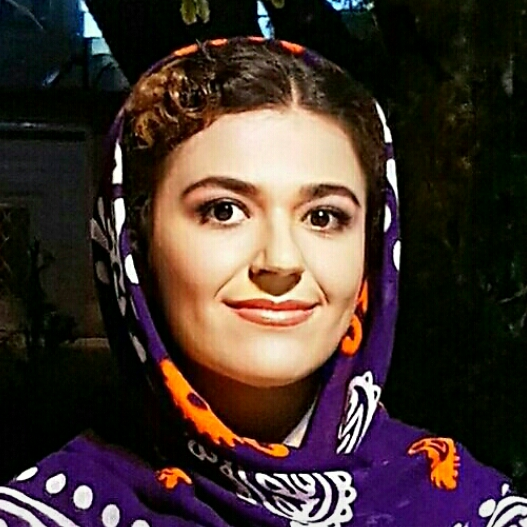
%> input picture 7/Marjan.jpg, 527 x 527 px
$ octave s41.m   (GNU Octave 9; MATLAB toolbox functions it lacks are replaced by stand-ins)
%> lines starting %> are read from the running program, lines starting %| are printed output that depends on the picture; in (x1, y1, x2, y2) boxes, pixels count from 0 and x2, y2 are one past the last pixel; in counts of white or black regions, pixels touching at a corner belong together; the program's own positions count from 1
Original = imread('C:\Users\Marjan\Documents\MATLAB\34\39\Marjan.jpg');
%> Original is the input picture: size 527x527x3 uint8; mean R, G, B 67.9, 52.2, 47.5
Original=rgb2gray(Original);
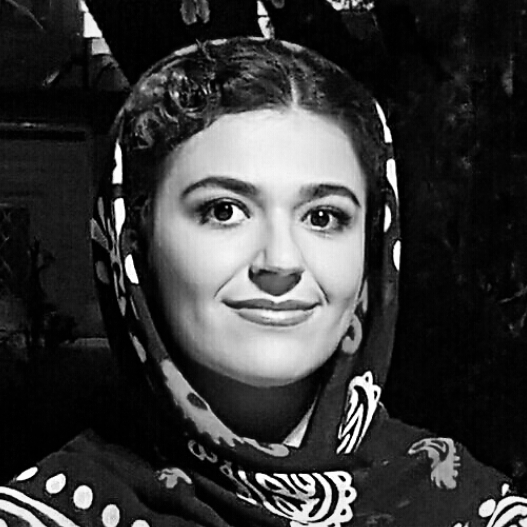
%> Original: size 527x527 uint8; min 0, max 255, mean 56.4
% Original= imread('eight.tif');

BW = im2bw(Original,0.5);           %Convert into black and white image
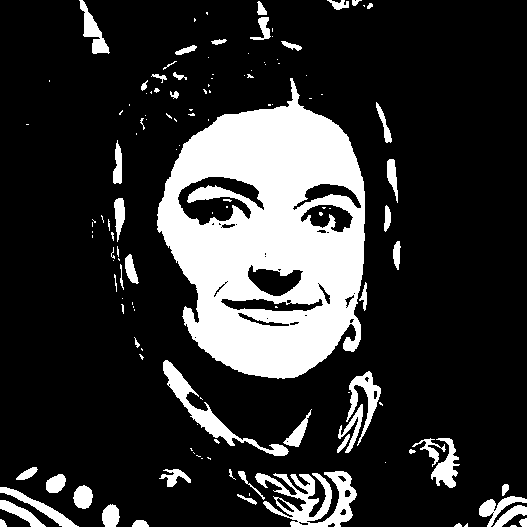
%> BW: size 527x527 logical; 19.3% white; 133 white regions (80 under 20 px), largest, box (x1, y1, x2, y2) and area: (157, 78, 365, 379) 39080, (255, 471, 357, 527) 2740, (163, 360, 289, 456) 1728

minf=@(x) min(x(:));                %set 'min()' filter
maxf=@(x)max(x(:));                 %set 'max()' filter
min_Image=nlfilter(BW,[3 3],minf);  %Apply over 3 x 3 neighbourhood
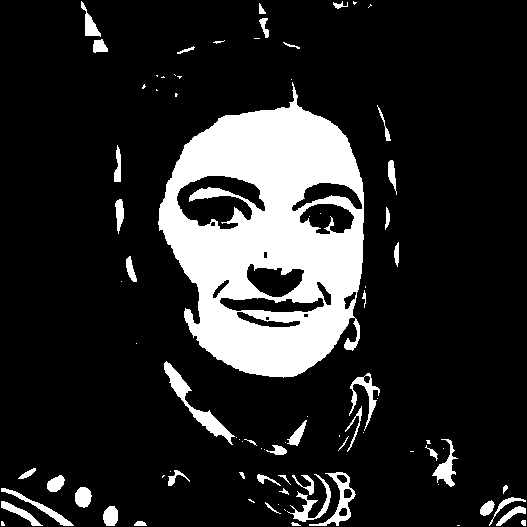
%> min_Image: size 527x527 logical; 15.8% white; 85 white regions (38 under 20 px), largest, box (x1, y1, x2, y2) and area: (158, 82, 364, 378) 35900, (164, 361, 235, 445) 1029, (309, 472, 356, 526) 619
max_Image=nlfilter(BW,[3 3],maxf);  %Apply over 3 x 3 neighbourhood
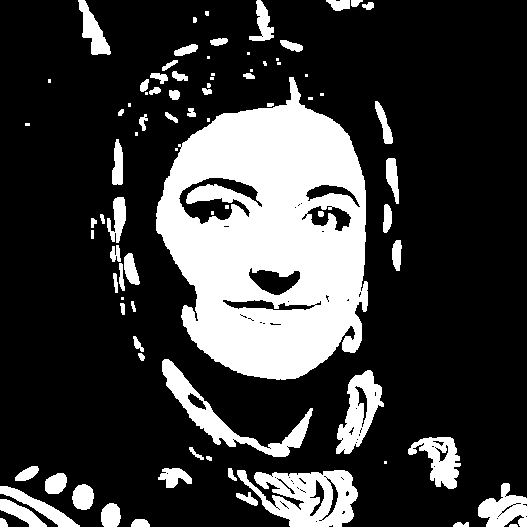
%> max_Image: size 527x527 logical; 23.1% white; 85 white regions (24 under 20 px), largest, box (x1, y1, x2, y2) and area: (156, 77, 368, 380) 42334, (237, 470, 358, 527) 4172, (162, 359, 313, 457) 2837
d=(min_Image+max_Image)/2;
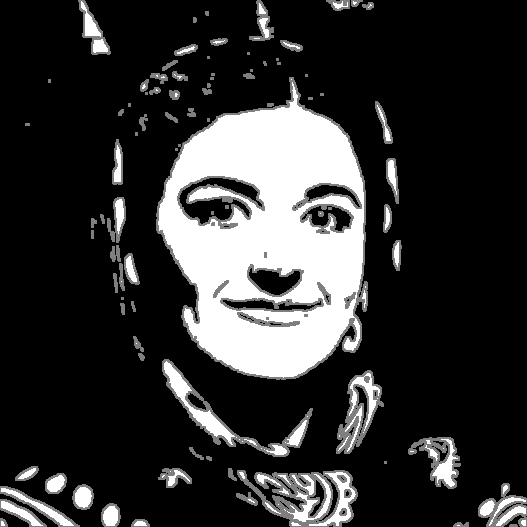
%> d: size 527x527 double; min 0, max 1, mean 0.195
figure,
subplot(1,2,1), imshow(BW), title('Original');   %Display image
subplot(1,2,2), imshow(d), title('Midpoint filter');
